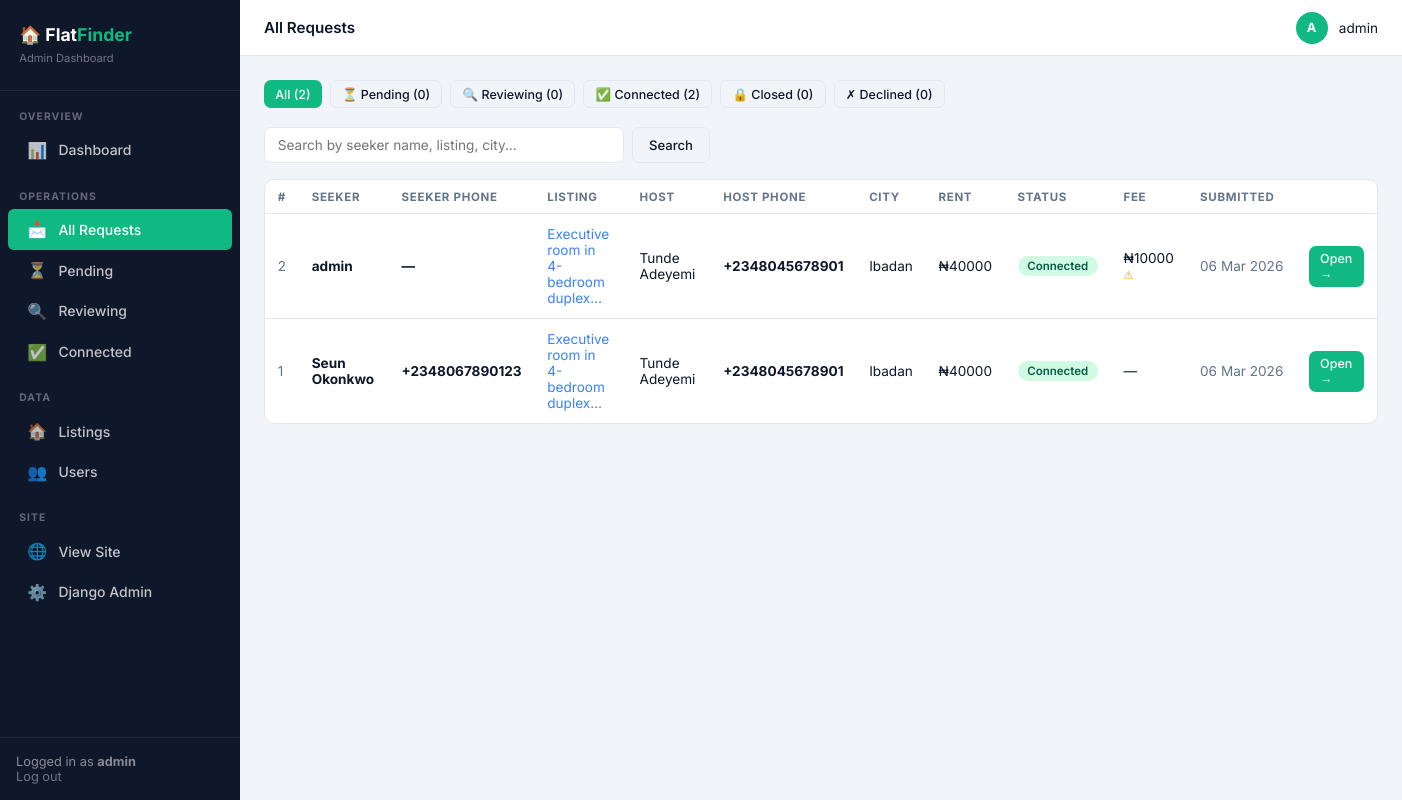
The page /dashboard/requests/ (signed in) on the database its author committed.
### accounts/models.py (models this page shows, shortened)
class User(AbstractUser):
    bio = models.TextField(blank=True, null=True)
    phone = models.CharField(max_length=20, blank=True, null=True)
    avatar = models.ImageField(upload_to='avatars/', blank=True, null=True)
    is_verified = models.BooleanField(default=False)
    created_at = models.DateTimeField(auto_now_add=True)

### listings/models.py (models this page shows, shortened)
class ContactRequest(models.Model):
    STATUS_CHOICES = [
        ('pending', 'Pending Review'),        # Seeker submitted, admin hasn't acted
        ('reviewing', 'Under Review'),         # Admin is actively handling
        ('connected', 'Connected'),            # Admin has linked both parties
        ('closed', 'Closed'),                  # Deal done or cancelled
        ('declined', 'Declined'),              # Admin declined (bad fit, spam, etc.)
    ]
    listing = models.ForeignKey(Listing, on_delete=models.CASCADE, related_name='contact_requests')
    seeker = models.ForeignKey(settings.AUTH_USER_MODEL, on_delete=models.CASCADE, related_name='sent_requests')
    message = models.TextField()
    status = models.CharField(max_length=20, choices=STATUS_CHOICES, default='pending')
    admin_note = models.TextField(blank=True, null=True,
        help_text="Internal note about this request (not shown to users)")
    handled_by = models.ForeignKey(settings.AUTH_USER_MODEL, on_delete=models.SET_NULL,
        null=True, blank=True, related_name='handled_requests',
        help_text="Which admin staff member handled this")
    connected_at = models.DateTimeField(null=True, blank=True,
        help_text="When admin made the connection between seeker and host")
    agent_fee_charged = models.DecimalField(max_digits=10, decimal_places=2,
        null=True, blank=True, help_text="Fee collected by platform for this match")
    fee_paid = models.BooleanField(default=False, help_text="Has the agent fee been paid?")
    created_at = models.DateTimeField(auto_now_add=True)
    updated_at = models.DateTimeField(auto_now=True)
    class Meta:
        ordering = ['-created_at']
        unique_together = ['listing', 'seeker']

class Listing(models.Model):
    ROOM_TYPE_CHOICES = [
        ('private', 'Private Room'),
        ('shared', 'Shared Room'),
        ('entire', 'Entire Apartment'),
        ('studio', 'Studio'),
    ]
    GENDER_PREFERENCE_CHOICES = [
        ('any', 'Any Gender'),
        ('male', 'Male Only'),
        ('female', 'Female Only'),
    ]
    FURNISHED_CHOICES = [
        ('furnished', 'Fully Furnished'),
        ('semi', 'Semi Furnished'),
        ('unfurnished', 'Unfurnished'),
    ]
    STATUS_CHOICES = [
        ('available', 'Available'),
        ('taken', 'Taken'),
        ('pending', 'Pending'),
    ]
    host = models.ForeignKey(settings.AUTH_USER_MODEL, on_delete=models.CASCADE, related_name='listings')
    title = models.CharField(max_length=200)
    description = models.TextField()
    address = models.CharField(max_length=300)
    city = models.CharField(max_length=100)
    state = models.CharField(max_length=100)
    room_type = models.CharField(max_length=20, choices=ROOM_TYPE_CHOICES, default='private')
    total_rooms = models.PositiveIntegerField(default=1)
    available_rooms = models.PositiveIntegerField(default=1)
    current_flatmates = models.PositiveIntegerField(default=0)
    max_flatmates = models.PositiveIntegerField(default=2)
    monthly_rent = models.DecimalField(max_digits=10, decimal_places=2)
    utilities_included = models.BooleanField(default=False)
    security_deposit = models.DecimalField(max_digits=10, decimal_places=2, null=True, blank=True)
    furnished = models.CharField(max_length=20, choices=FURNISHED_CHOICES, default='furnished')
    gender_preference = models.CharField(max_length=10, choices=GENDER_PREFERENCE_CHOICES, default='any')
    pets_allowed = models.BooleanField(default=False)
    smoking_allowed = models.BooleanField(default=False)
    has_wifi = models.BooleanField(default=True)
    has_parking = models.BooleanField(default=False)
    has_gym = models.BooleanField(default=False)
    has_pool = models.BooleanField(default=False)
    has_laundry = models.BooleanField(default=False)
    has_ac = models.BooleanField(default=True)
    has_security = models.BooleanField(default=False)
    status = models.CharField(max_length=20, choices=STATUS_CHOICES, default='available')
    available_from = models.DateField()
    created_at = models.DateTimeField(auto_now_add=True)
    updated_at = models.DateTimeField(auto_now=True)
    views_count = models.PositiveIntegerField(default=0)
    class Meta:
        ordering = ['-created_at']

### dashboard/views.py (the view, shortened to what this page needs)
# urls.py: path('requests/', views.request_list, name='requests'),
@login_required
@user_passes_test(is_staff, login_url='/')
def request_list(request):
    requests = ContactRequest.objects.select_related(
        'seeker', 'listing', 'listing__host', 'handled_by'
    )
    status_filter = request.GET.get('status', '')
    if status_filter:
        requests = requests.filter(status=status_filter)
    q = request.GET.get('q', '')
    requests = requests.order_by('-created_at')
    status_counts = {
        'all': ContactRequest.objects.count(),
        'pending': ContactRequest.objects.filter(status='pending').count(),
        'reviewing': ContactRequest.objects.filter(status='reviewing').count(),
        'connected': ContactRequest.objects.filter(status='connected').count(),
        'closed': ContactRequest.objects.filter(status='closed').count(),
        'declined': ContactRequest.objects.filter(status='declined').count(),
    }
    return render(request, 'dashboard/requests.html', {
        'requests': requests,
        'status_filter': status_filter,
        'status_counts': status_counts,
        'search_q': q,
    })

### dashboard/views.py (called while the page is built)
def is_staff(user):
    return user.is_staff or user.is_superuser

### templates/dashboard/requests.html (shortened to what this page needs)
{% extends 'dashboard/base.html' %}
{% block page_title %}All Requests{% endblock %}
{% block content %}
<div style="display:flex;gap:0.5rem;margin-bottom:1.2rem;flex-wrap:wrap;">
  <a href="?{% if search_q %}q={{ search_q }}&{% endif %}" class="btn {% if not status_filter %}btn-primary{% else %}btn-secondary{% endif %} btn-sm">All ({{ status_counts.all }})</a>
  <a href="?status=pending{% if search_q %}&q={{ search_q }}{% endif %}" class="btn {% if status_filter == 'pending' %}btn-warning{% else %}btn-secondary{% endif %} btn-sm">⏳ Pending ({{ status_counts.pending }})</a>
  <a href="?status=reviewing{% if search_q %}&q={{ search_q }}{% endif %}" class="btn {% if status_filter == 'reviewing' %}btn-info{% else %}btn-secondary{% endif %} btn-sm">🔍 Reviewing ({{ status_counts.reviewing }})</a>
  <a href="?status=connected{% if search_q %}&q={{ search_q }}{% endif %}" class="btn {% if status_filter == 'connected' %}btn-primary{% else %}btn-secondary{% endif %} btn-sm">✅ Connected ({{ status_counts.connected }})</a>
  <a href="?status=closed{% if search_q %}&q={{ search_q }}{% endif %}" class="btn btn-secondary btn-sm">🔒 Closed ({{ status_counts.closed }})</a>
  <a href="?status=declined{% if search_q %}&q={{ search_q }}{% endif %}" class="btn btn-secondary btn-sm">✗ Declined ({{ status_counts.declined }})</a>
</div>
<form method="get" style="margin-bottom:1rem;display:flex;gap:0.5rem;">
  <input type="text" name="q" value="{{ search_q }}" class="form-control" placeholder="Search by seeker name, listing, city..." style="max-width:360px;">
  <button type="submit" class="btn btn-secondary">Search</button>
</form>
<div class="card">
  <div class="table-wrap">
    <table>
      <thead>
        <tr>
          <th>#</th>
          <th>Seeker</th>
          <th>Seeker Phone</th>
          <th>Listing</th>
          <th>Host</th>
          <th>Host Phone</th>
          <th>City</th>
          <th>Rent</th>
          <th>Status</th>
          <th>Fee</th>
          <th>Submitted</th>
          <th></th>
        </tr>
      </thead>
      <tbody>
        {% for req in requests %}
        <tr>
          <td style="color:var(--muted);">{{ req.pk }}</td>
          <td>
            <strong>{{ req.seeker.get_full_name|default:req.seeker.username }}</strong>
          </td>
          <td>
            <strong>{{ req.seeker.phone|default:"—" }}</strong>
          </td>
          <td style="max-width:180px;">
            <a href="{% url 'listings:detail' req.listing.pk %}" target="_blank" style="color:var(--info);">
              {{ req.listing.title|truncatechars:35 }}
            </a>
          </td>
          <td>{{ req.listing.host.get_full_name|default:req.listing.host.username }}</td>
          <td><strong>{{ req.listing.host.phone|default:"—" }}</strong></td>
          <td>{{ req.listing.city }}</td>
          <td>₦{{ req.listing.monthly_rent|floatformat:0 }}</td>
          <td><span class="badge badge-{{ req.status }}">{{ req.get_status_display }}</span></td>
          <td>
            {% if req.agent_fee_charged %}
              ₦{{ req.agent_fee_charged|floatformat:0 }}
              {% if req.fee_paid %}<span style="color:var(--accent);font-size:0.7rem;">✓</span>{% else %}<span style="color:var(--warning);font-size:0.7rem;">⚠</span>{% endif %}
            {% else %}—{% endif %}
          </td>
          <td style="white-space:nowrap;color:var(--muted);">{{ req.created_at|date:"d M Y" }}</td>
          <td><a href="{% url 'dashboard:request_detail' req.pk %}" class="btn btn-sm btn-primary">Open →</a></td>
        </tr>
        {% empty %}
        <tr><td colspan="12" style="text-align:center;padding:2.5rem;color:var(--muted);">No requests found</td></tr>
        {% endfor %}
      </tbody>
    </table>
  </div>
</div>
{% endblock %}

### templates/dashboard/base.html (shortened to what this page needs)
<!DOCTYPE html>
<html lang="en">
<head>
</head>
<body>
  <aside class="sidebar">
    <div class="sidebar-brand">🏠 Flat<span>Finder</span><br><small style="font-size:0.7rem;color:rgba(255,255,255,0.4);font-weight:400;">Admin Dashboard</small></div>
    <div class="sidebar-label">Overview</div>
    <a href="{% url 'dashboard:home' %}" class="sidebar-link {% if request.resolver_match.url_name == 'home' %}active{% endif %}">
      <span class="icon">📊</span> Dashboard
    </a>
    <div class="sidebar-label">Operations</div>
    <a href="{% url 'dashboard:requests' %}" class="sidebar-link {% if 'request' in request.resolver_match.url_name %}active{% endif %}">
      <span class="icon">📩</span> All Requests
    </a>
    <a href="{% url 'dashboard:requests' %}?status=pending" class="sidebar-link">
      <span class="icon">⏳</span> Pending
    </a>
    <a href="{% url 'dashboard:requests' %}?status=reviewing" class="sidebar-link">
      <span class="icon">🔍</span> Reviewing
    </a>
    <a href="{% url 'dashboard:requests' %}?status=connected" class="sidebar-link">
      <span class="icon">✅</span> Connected
    </a>
    <div class="sidebar-label">Data</div>
    <a href="{% url 'dashboard:listings' %}" class="sidebar-link {% if request.resolver_match.url_name == 'listings' %}active{% endif %}">
      <span class="icon">🏠</span> Listings
    </a>
    <a href="{% url 'dashboard:users' %}" class="sidebar-link {% if request.resolver_match.url_name == 'users' %}active{% endif %}">
      <span class="icon">👥</span> Users
    </a>
    <div class="sidebar-label">Site</div>
    <a href="{% url 'listings:home' %}" class="sidebar-link" target="_blank">
      <span class="icon">🌐</span> View Site
    </a>
    <a href="/admin/" class="sidebar-link" target="_blank">
      <span class="icon">⚙️</span> Django Admin
    </a>
    <div class="sidebar-footer">
      Logged in as <strong>{{ request.user.username }}</strong><br>
      <a href="{% url 'accounts:logout' %}" style="color:rgba(255,255,255,0.4);">Log out</a>
    </div>
  </aside>
  <div class="main">
    <div class="topbar">
      <div class="topbar-title">{% block page_title %}Dashboard{% endblock %}</div>
      <div class="topbar-user">
        <div class="topbar-avatar">{{ request.user.username|slice:":1"|upper }}</div>
        <span>{{ request.user.get_full_name|default:request.user.username }}</span>
      </div>
    </div>
    <div class="page-content">
      {% block content %}{% endblock %}
    </div>
  </div>
</body>
</html>

### templates/dashboard/base.html (style rules this page uses)
*, *::before, *::after { box-sizing: border-box; margin: 0; padding: 0; }
:root { --sidebar: #0f172a; --sidebar-hover: #1e293b; --accent: #10b981; --accent-dark: #059669; --danger: #ef4444; --warning: #f59e0b; --info: #3b82f6; --bg: #f1f5f9; --white: #ffffff; --border: #e2e8f0; --text: #0f172a; --muted: #64748b; --radius: 10px; }
body { font-family: 'Inter', sans-serif; background: var(--bg); color: var(--text); display: flex; min-height: 100vh; }
a { text-decoration: none; color: inherit; }
.sidebar { width: 240px; background: var(--sidebar); color: rgba(255,255,255,0.85); display: flex; flex-direction: column; position: fixed; top: 0; left: 0; height: 100vh; z-index: 100; }
.sidebar-brand { padding: 1.5rem 1.2rem; border-bottom: 1px solid rgba(255,255,255,0.08); font-size: 1.1rem; font-weight: 700; color: white; }
.sidebar-brand span { color: var(--accent); }
.sidebar-label { font-size: 0.65rem; font-weight: 700; text-transform: uppercase; letter-spacing: 0.1em; color: rgba(255,255,255,0.35); padding: 1.2rem 1.2rem 0.4rem; }
.sidebar-link { display: flex; align-items: center; gap: 0.7rem; padding: 0.65rem 1.2rem; font-size: 0.875rem; font-weight: 500; border-radius: 6px; margin: 0 0.5rem; transition: background 0.15s; color: rgba(255,255,255,0.75); }
.sidebar-link.active { background: var(--accent); color: white; }
.sidebar-link .icon { font-size: 1rem; width: 20px; text-align: center; }
.sidebar-footer { margin-top: auto; padding: 1rem; border-top: 1px solid rgba(255,255,255,0.08); font-size: 0.8rem; color: rgba(255,255,255,0.5); }
.main { margin-left: 240px; flex: 1; display: flex; flex-direction: column; min-height: 100vh; }
.topbar { background: white; border-bottom: 1px solid var(--border); padding: 0 1.5rem; height: 56px; display: flex; align-items: center; justify-content: space-between; position: sticky; top: 0; z-index: 50; }
.topbar-title { font-weight: 600; font-size: 0.95rem; }
.topbar-user { display: flex; align-items: center; gap: 0.7rem; font-size: 0.85rem; }
.topbar-avatar { width: 32px; height: 32px; border-radius: 50%; background: var(--accent); color: white; display: flex; align-items: center; justify-content: center; font-weight: 700; font-size: 0.8rem; }
.page-content { padding: 1.5rem; flex: 1; }
.card { background: white; border-radius: var(--radius); border: 1px solid var(--border); }
.table-wrap { overflow-x: auto; }
table { width: 100%; border-collapse: collapse; font-size: 0.85rem; }
th { text-align: left; font-size: 0.72rem; font-weight: 700; text-transform: uppercase; letter-spacing: 0.06em; color: var(--muted); padding: 0.6rem 0.8rem; border-bottom: 1px solid var(--border); white-space: nowrap; }
td { padding: 0.75rem 0.8rem; border-bottom: 1px solid var(--border); vertical-align: middle; }
tr:last-child td { border-bottom: none; }
.badge { display: inline-flex; align-items: center; gap: 0.25rem; padding: 0.2rem 0.6rem; border-radius: 100px; font-size: 0.72rem; font-weight: 600; }
.badge-connected { background: #d1fae5; color: #065f46; }
.btn { display: inline-flex; align-items: center; gap: 0.35rem; padding: 0.5rem 1rem; border-radius: 7px; font-size: 0.82rem; font-weight: 500; cursor: pointer; border: none; font-family: 'Inter', sans-serif; transition: all 0.15s; }
.btn-primary { background: var(--accent); color: white; }
.btn-secondary { background: var(--bg); color: var(--text); border: 1px solid var(--border); }
.btn-sm { padding: 0.35rem 0.7rem; font-size: 0.78rem; }
.form-control { width: 100%; padding: 0.55rem 0.8rem; border: 1px solid var(--border); border-radius: 7px; font-size: 0.85rem; font-family: 'Inter', sans-serif; background: white; transition: border-color 0.15s; }

### rows shown on the page
User: user.username "admin", user.username "A", user.get_full_name "admin"
ContactRequest: pk "2", seeker.get_full_name "admin", seeker.phone "—", listing "Executive room in 4-bedroom duplex…", listing.host.get_full_name "Tunde Adeyemi", listing.host.phone "+2348045678901", listing.city "Ibadan", listing.monthly_rent "40000", status "Connected", agent_fee_charged "10000", created_at "06 Mar 2026"
ContactRequest: pk "1", seeker.get_full_name "Seun Okonkwo", seeker.phone "+2348067890123", listing "Executive room in 4-bedroom duplex…", listing.host.get_full_name "Tunde Adeyemi", listing.host.phone "+2348045678901", listing.city "Ibadan", listing.monthly_rent "40000", status "Connected", created_at "06 Mar 2026"

### other values the page prints
{{ status_counts.all }} "2"
{{ status_counts.pending }} "0"
{{ status_counts.reviewing }} "0"
{{ status_counts.connected }} "2"
{{ status_counts.closed }} "0"
{{ status_counts.declined }} "0"
